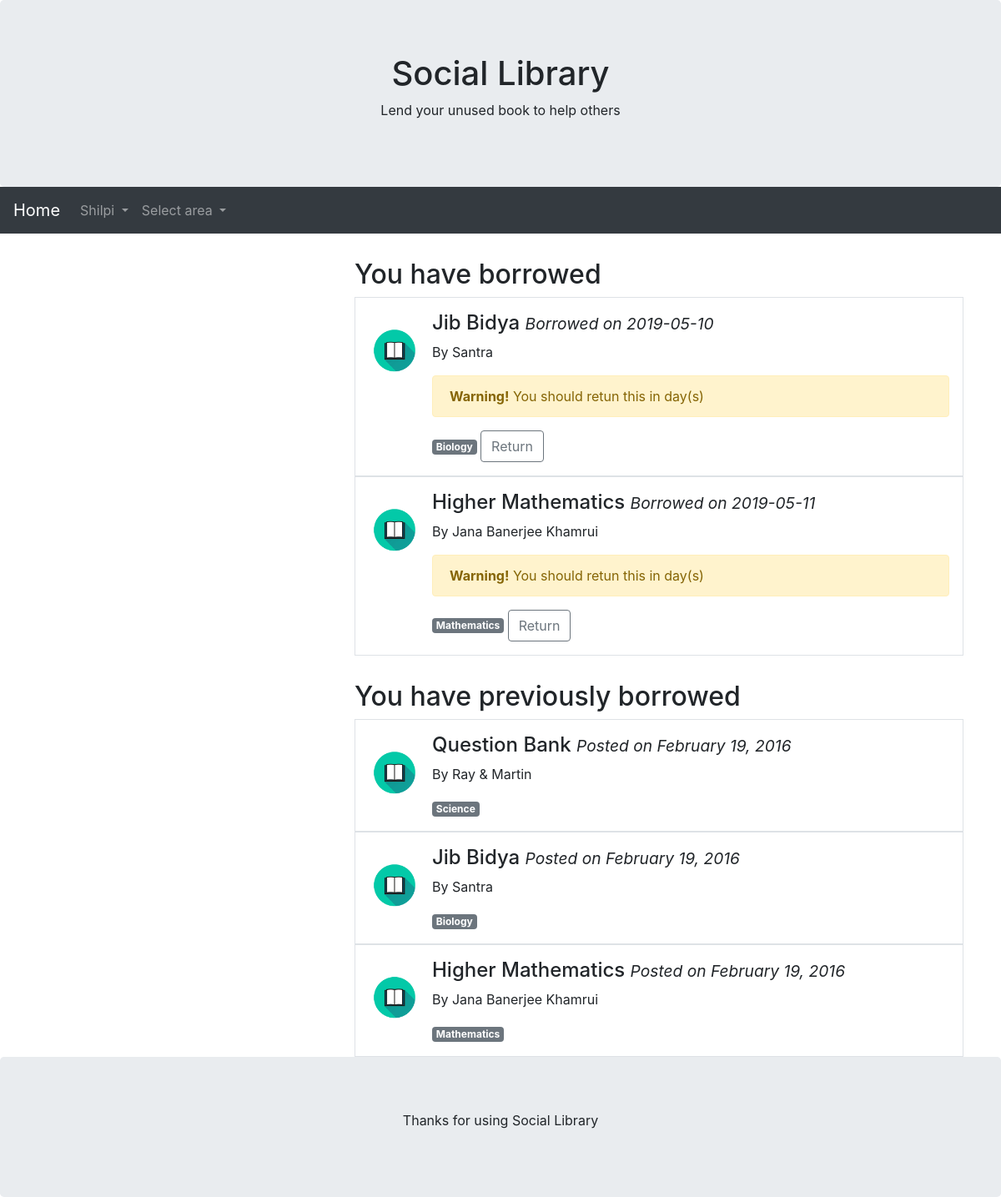
The app's page /borrowed.php (signed in) with its own data.
### tables this page shows
CREATE TABLE IF NOT EXISTS `book_list` (
`book_id` int(11) NOT NULL,
  `owner_id` int(100) NOT NULL,
  `name` varchar(200) NOT NULL,
  `writer` varchar(200) NOT NULL,
  `category` varchar(150) NOT NULL,
  `copies` int(50) NOT NULL,
  `date` date NOT NULL
);

### borrowed.php (the view, shortened to what this page needs)
<?php
require_once("utility/Database.php");
$borrowerid = $_SESSION["user_id"];
?>
<!DOCTYPE html>
<html lang="en">
<?php
include_once("header.php");
?>
<body>
    <?php
    include_once("top.php");
    ?>
    <div class="container" style="margin-top:30px">
        <div class="row">
            <div class="col-sm-4">
            </div>
            <div class="col-sm-8">
                <h2>You have borrowed</h2>
                <?php
                $sql = "SELECT distinct `book_list` . `book_id` , `owner_id` , `name` , `category` , `writer`,`return`,`borrowed_books`.`date` FROM `book_list`
                 join `borrowed_books` on `book_list` . `book_id` = `borrowed_books` . `book_id` WHERE `borrower_id` = '$borrowerid' AND `return` = 0";
                $result = $conn->query($sql);
                if ($result->num_rows > 0) {
                    while ($row = $result->fetch_assoc()) {
                        ?>
                        <div class="media border p-3">
                            <img src="images/book.png" alt="John Doe" class="mr-3 mt-3 rounded-circle" style="width:60px;">
                            <div class="media-body">
                                <h4><?= $row["name"] ?> <small><i>Borrowed on <?= $row["date"] ?></i></small></h4>
                                <p>By <?= $row["writer"] ?></p>
                                <div class="alert alert-warning">
                                    <strong>Warning!</strong> You should retun this in day(s)
                                </div>
                                <span class="badge badge-secondary"><?= $row["category"] ?></span>
                                <a class="btn btn-outline-secondary" href="return.php?bookid=<?= $row['book_id'] ?>"> Return </a>
                            </div>
                        </div>
                    <?php
                }
            } else {
                ?> <span class="badge badge-secondary"><?= $row["category"] ?></span>
                    <a class="btn btn-outline-secondary" href="index.php"> Borrow Now </a>
                <?php }
            ?>
            </div>
        </div>
    </div>
    <div class="container" style="margin-top:30px">
        <div class="row">
            <div class="col-sm-4">
            </div>
            <div class="col-sm-8">
                <h2>You have previously borrowed</h2>
                <?php
                $sql = "SELECT distinct `book_list` . `book_id` , `owner_id` , `name` , `category` , `writer`,`return` FROM `book_list`
                 join `borrowed_books` on `book_list` . `book_id` = `borrowed_books` . `book_id` WHERE `borrower_id` = '$borrowerid' AND `return` = 1";
                $result = $conn->query($sql);
                if ($result->num_rows > 0) {
                    while ($row = $result->fetch_assoc()) {
                        ?>
                        <div class="media border p-3">
                            <img src="images/book.png" alt="John Doe" class="mr-3 mt-3 rounded-circle" style="width:60px;">
                            <div class="media-body">
                                <h4><?= $row["name"] ?> <small><i>Posted on February 19, 2016</i></small></h4>
                                <p>By <?= $row["writer"] ?></p>
                                <span class="badge badge-secondary"><?= $row["category"] ?></span>
                            </div>
                        </div>
                    <?php
                }
            } else {
                echo "No result found";
            }
            ?>
            </div>
        </div>
    </div>
    <?php
    include_once("footer.php");
    ?>
</body>
</html>

### records on screen
book_list: name "Jib Bidya", date "2019-05-10", writer "Santra", category "Biology"
book_list: name "Higher Mathematics", date "2019-05-11", writer "Jana Banerjee Khamrui", category "Mathematics"
book_list: name "Question Bank", writer "Ray & Martin", category "Science"

### other values on screen
$_SESSION["user_name"] "Shilpi"
